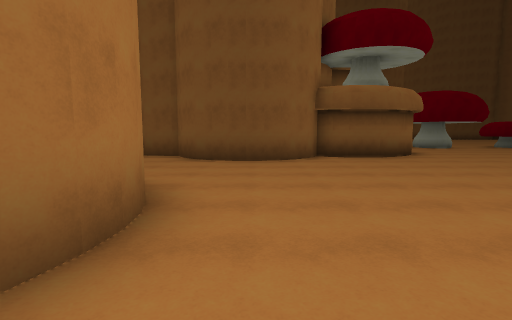
[1] (above)

22 first-person views from a walk through a Unity game level. The camera is 1.5 m above the floor, tilts 6° down and sees 85° across. The floor is counted in squares, 2 m on a side. Each view is taken from the middle of a square. On the plan, view 1 faces up. The plan holds only what a view shows up to about 10 squares ahead; the rest is blank. The place goes on beyond the plan. The player character is not drawn. Some animated figures are not drawn.

[2]
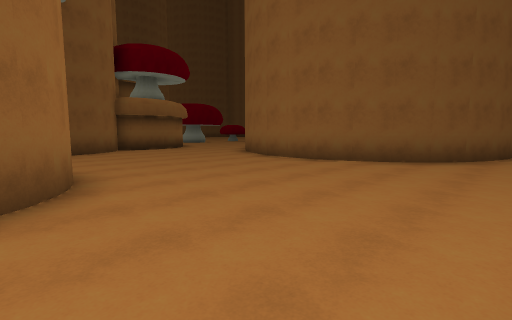

[3]
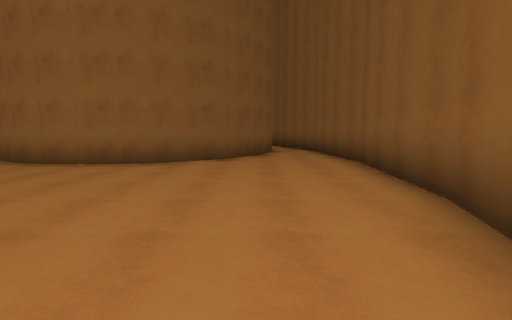

[4]
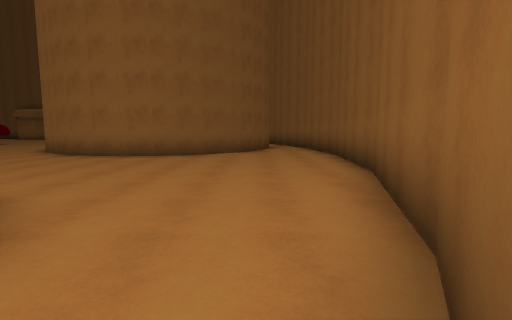

[5]
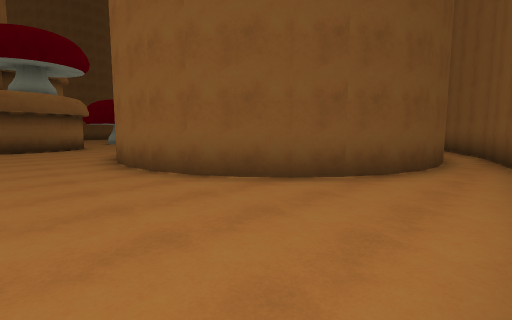

[6]
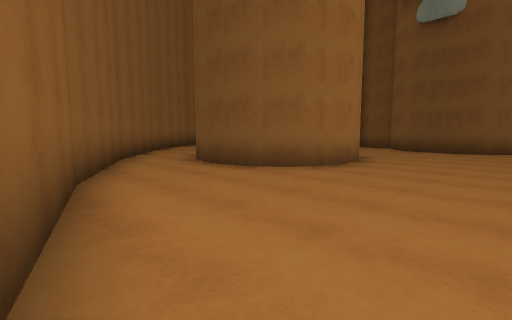

[7]
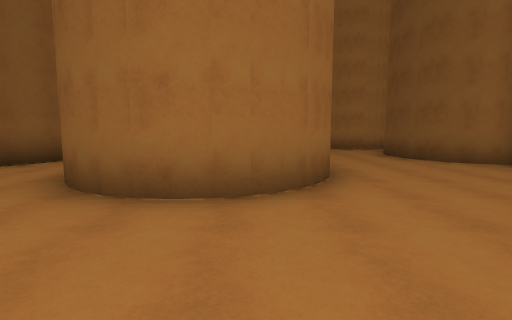

[8]
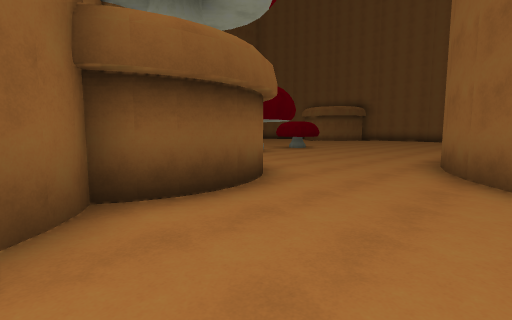

[9]
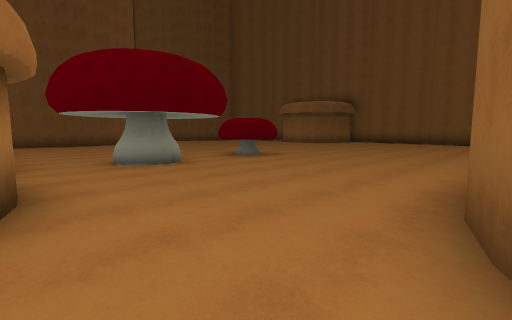

[10]
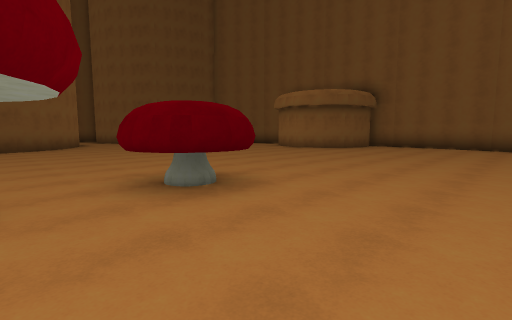

[11]
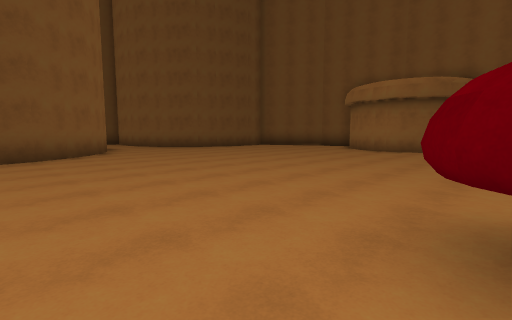

[12]
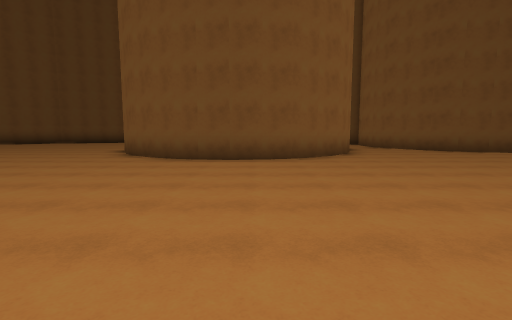

[13]
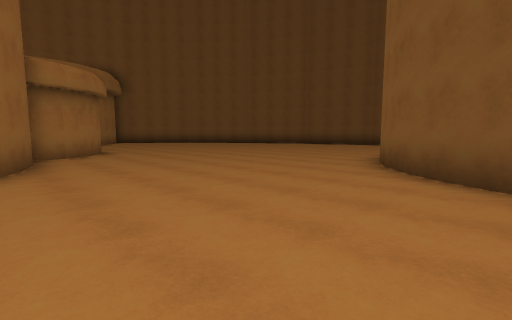

[14]
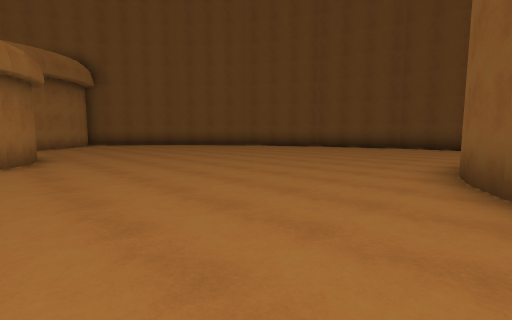

[15]
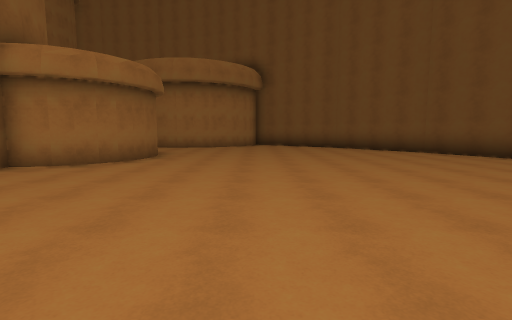

[16]
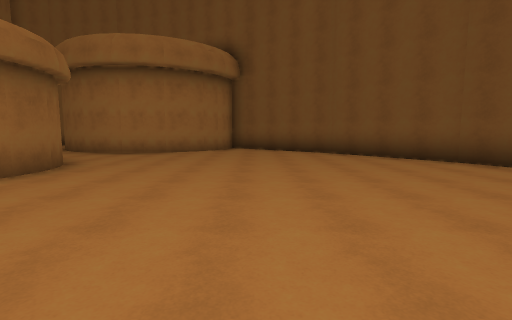

[17]
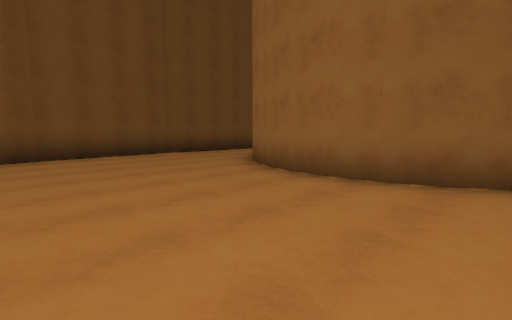

[18]
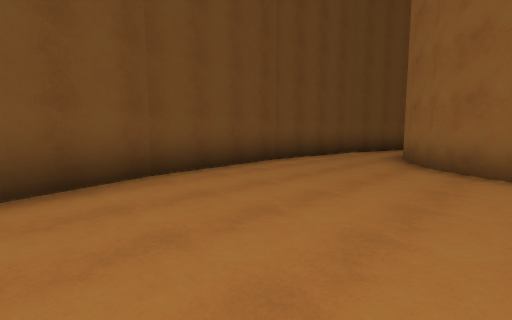

[19]
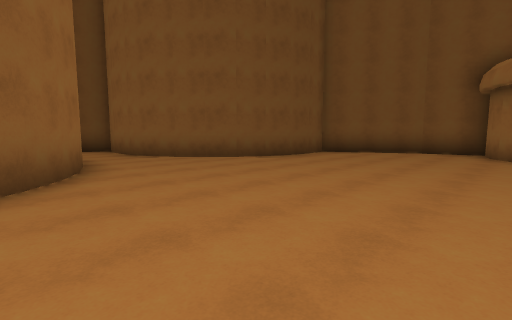

[20]
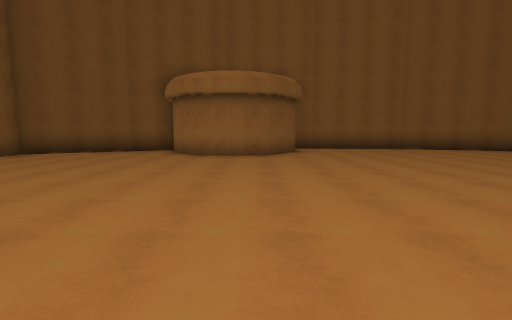

[21]
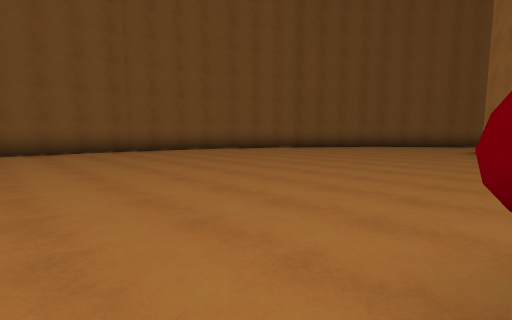

[22]
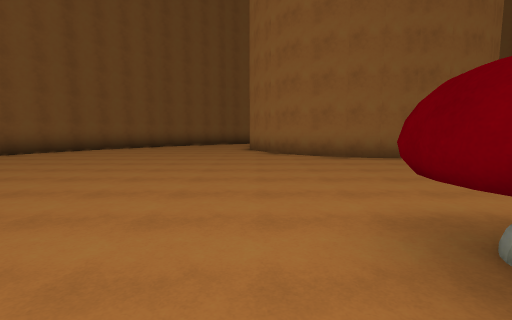

### Floor plan
Key: @ floor where view 1 was taken; # wall or solid block; . floor; O other object.
Columns run from 9 left of view 1 to 23 right of it. Each row starts with its distance up from view 1.
 32         ###########
 31         #..........
 30     ##  ...........
 29   ###..........##      ##
 28  ##...........##      ..#
 27 ##............#       ..#
 26 #............##       ..##
 25 .............##      #...##
 24 ..............#      #....####
 23 ..............##    ##.......##
 22 ...............######.........#
 21 #.............................##
 20 #....#.........................#
 19 #.. ####......................##
 18 #.     #.....................##
 17        ####..................#
 16                ..............##
 15                ...............#
 14                .................#
 13                ..O..OO..........#
 12                ..#..OO..........#
 11                .................#
 10               #.................#
  9     ####     ##................##
  8    ##..#######.................
  7  .##....##.....................
  6  ...............####..........#
  5   .............##  ###........#
  4       ##......##     #.......##
  3        #......#        ..
  2        #......#
  1   ..  ##......#
  0  #...##..@....##
 -1  ###...........##
 -2    ##...........#### ..#
 -3     ###..............###
 -4       #####......#####
 -5           ########

Positions as (right, up) in squares from view 1, and headings:
1: (0, 0), facing up
2: (-2, -3), facing up-right
3: (-2, -2), facing right
4: (-4, -2), facing right
5: (2, -4), facing up-right
6: (2, -4), facing up-left
7: (2, 3), facing left
8: (1, 5), facing up-right
9: (5, 6), facing up-right
10: (9, 9), facing up-right
11: (9, 13), facing up-right
12: (9, 14), facing up
13: (7, 17), facing up-left
14: (5, 19), facing up-left
15: (4, 23), facing left
16: (1, 24), facing left
17: (0, 23), facing up-right
18: (-1, 27), facing up-right
19: (11, 18), facing up-right
20: (11, 16), facing right
21: (12, 14), facing down-right
22: (13, 14), facing down
